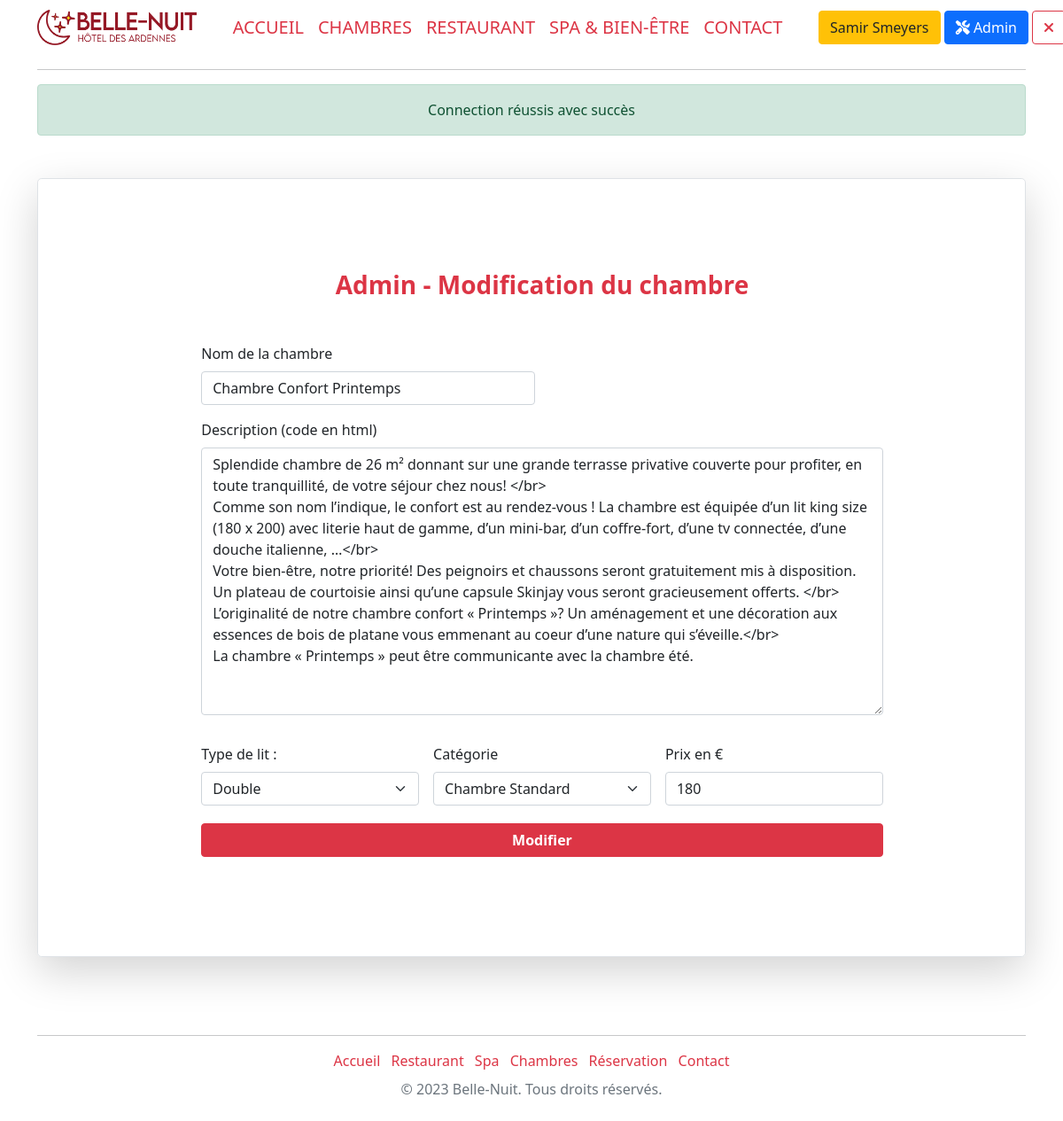
The page /adminEditBed&idEditBed=1 (signed in) on the database its author committed.
### tables this page shows
CREATE TABLE `bedroom` (
  `bedroom_id` int(11) NOT NULL,
  `bedroom_name` varchar(40) NOT NULL,
  `bedroom_description` text NOT NULL,
  `bedroom_bed` enum('double','twin','single') NOT NULL,
  `bedroom_priceday` int(11) NOT NULL,
  `id_roomcategory` int(11) NOT NULL
);

### models/Model.class.php (called while the page is built, shortened)
<?php
abstract class Model{
    private static $pdo;
    private static function setBdd(){
        self::$pdo = new PDO("mysql:host=localhost;dbname=hotel;charset=utf8", "root", "");
        self::$pdo->setAttribute(PDO::ATTR_ERRMODE, PDO::ERRMODE_WARNING);
    }
    protected function getBdd(){
        return self::$pdo;
    }
}

### models/AdminManager.model.php (called while the page is built, shortened)
<?php
require_once("Model.class.php");
class AdminManager extends Model
{
    function getBedroomFromId($idBedroom)
    {
        $stmt = $this->getBdd()->prepare('
        SELECT bedroom_id,bedroom_name,bedroom_description,bedroom_bed,bedroom_priceday, bedroom.id_roomcategory, category_bedroom.roomcategory_name FROM bedroom
        INNER JOIN category_bedroom ON  bedroom.id_roomcategory = category_bedroom.roomcategory_id
        WHERE bedroom_id = :idBedroom');
        $stmt->bindValue(":idBedroom", $idBedroom);
        $stmt->execute();
        $bedroomById = $stmt->fetch(PDO::FETCH_ASSOC);
        return $bedroomById;
    }
}

### models/FrontManager.model.php (called while the page is built, shortened)
<?php
require_once("Model.class.php");
class FrontManager extends Model
{
    public function getCategoryBedList(){
        $stmt = $this->getBdd()->prepare('SELECT * FROM category_bedroom');
        $stmt->execute();
        $getCategoryBedList = $stmt->fetchAll(PDO::FETCH_ASSOC);
        return $getCategoryBedList;
    }
}

### config/Securite.class.php (called while the page is built, shortened)
<?php
class Securite {
    public static function secureHTML($string){
        return htmlentities($string);
    }
}

### views/main/back/adminEditBed.view.php (the view, shortened to what this page needs)
<div class="container my-5">
    <div class="row p-4 pb-0 pe-lg-0 pt-lg-5 align-items-center rounded-3 border shadow-lg">
        <div class="text-start body-signin">
            <main class="w-75 mx-auto pb-5 form-signin" style="max-width: 80%;">
                <form method="post">
                    <h1 class="h3 mb-5 fw-normal text-center text-danger fw-bolder">Admin - Modification du chambre</h1>
                    <div class="row g-3">
                        <div class="col-sm-6">
                            <label for="name" class="form-label">Nom de la chambre</label>
                            <input type="text" class="form-control" id="name" value="<?php echo $bedroomById['bedroom_name'] ?>" name="name" required>
                        </div>
                        <div class="mb-3 col-12">
                            <label for="description" class="form-label">Description (code en html)</label>
                            <textarea class="form-control" id="description" rows="12" name="description"><?php echo $bedroomById['bedroom_description'] ?></textarea>
                        </div>
                        <div class="col-sm mb-1">
                            <label for="typeBed" class="form-label">Type de lit : </label></br>
                            <select name="typeBed"class="form-select">
                                <option value="double"<?php echo ($bedroomById['bedroom_bed'] == 'double') ? ' selected' : ''; ?>>Double</option>
                            </select>
                        </div>
                        <div class="col-sm mb-1">
                            <label for="category" class="form-label">Catégorie</label>
                            <select class="form-select" id="category" name="category" required>
                                <?php
                                foreach ($CategoryBedList as $category) {
                                    $selected = ($bedroomById['id_roomcategory'] == $category['roomcategory_id']) ? 'selected' : '';
                                    echo '<option value="' . $category['roomcategory_id'] . '" ' . $selected . '>' . $category['roomcategory_name'] . '</option>';
                                }
                                ?>
                            </select>
                        </div>
                        <div class="col-sm mb-1">
                            <label for="price" class="form-label">Prix en €</label>
                            <input type="text" name="price" class="form-control" id="price" value="<?php echo $bedroomById['bedroom_priceday'] ?>" name="price" required>
                        </div>
                    </div>
                    <div class="text-center">
                        <button class="mt-3 btn btn-danger mx-auto mb-4 fw-bolder text-center" style="width: 100%" type="submit" name="btnEditBed">Modifier</button>
                    </div>
                </form>
            </main>
        </div>
    </div>
</div>

### public/css/main.css (style rules this page uses)
.body-signin { height: 100%; }
.body-signin { display: flex; align-items: center; padding-top: 40px; padding-bottom: 40px; }
.form-signin { width: 100%; max-width: 330px; padding: 15px; margin: auto; }

### rows shown on the page
bedroom: name "Chambre Confort Printemps", description "Splendide chambre de 26 m² donnant sur une grande terrasse privative couverte pour profiter, en toute tranquillité, de votre séjour chez nous! </br> Comme son nom l’indique, le confort est au rendez-vous ! La chambre est équipée d’un lit king size (180 x 200) avec literie haut de gamme, d’un mini-bar, d’un coffre-fort, d’une tv connectée, d’une douche italienne, …</br> Votre bien-être, notre priorité! Des peignoirs et chaussons seront gratuitement mis à disposition. Un plateau de courtoisie ainsi qu’une capsule Skinjay vous seront gracieusement offerts. </br> L’originalité de notre chambre confort « Printemps »? Un aménagement et une décoration aux essences de bois de platane vous emmenant…", typeBed "Double", price "180"

### other values the page prints
$_SESSION["surname"] "Samir"
$_SESSION["name"] "Smeyers"
$_SESSION['alert']['message'] "Connection réussis avec succès"
form field category "Chambre Standard"
